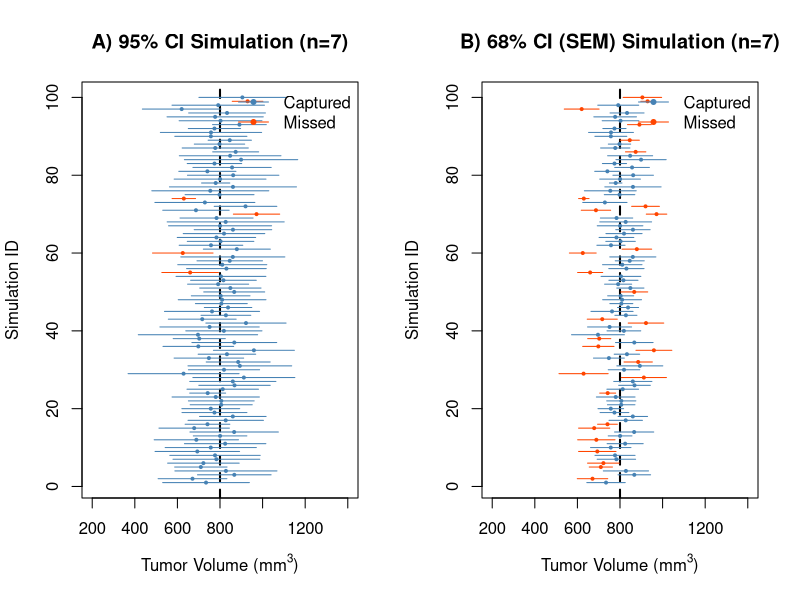

Here is the R script that generated this plot:
#-------------------------------------------------------------------------------
# TITLE: Fig6_final.R
# AUTHOR: Michael J. Marino, PhD
# DATE: 2026-04-20
# MANUSCRIPT: "A Robust Workflow for Exploratory Data Analysis and Outlier 
#   Management in Small-Sample Pharmacological Datasets" (Submitted)
#
# REPOSITORY: https://github.com/mjmarino-phd/pharmacology-small-sample-EDA
# 
# LICENSE: MIT License (c) 2026 Michael J. Marino
#   Permission is granted to use, modify, and distribute this code for any 
#   purpose, provided that the manuscript above is cited in any resulting 
#   publications or derivative works.
#
# DESCRIPTION: This script generates figure 6 from the manuscript and is 
#   annotated to provide a beginner friendly introduction to the R programming language.
#-------------------------------------------------------------------------------


# Clear environment: Prevents variables from previous projects 
# from interfering with your current analysis.
rm(list = ls())

# Tip for Publication: Journals usually require high-resolution TIFFs.
# The code below is a "file device." When active, R redirects the plot 
# from the screen directly to a high-quality file in your working directory.
# Remove the "#" in the line below and change the Figure file name as needed
# You will also need to remove the '#' from the last line of code in this file

# tiff("Figure6_Final.tif", width = 8, height = 4.5, units = "in", res = 300, compression = "lzw")

#--------------------Figure 6:  Visualizing Confidence Limits--------------------------



#--------------------FUNCTIONS--------------------

#-------------------------------------------------------------------------------
# FUNCTION: plot_caterpillar
# Purpose: Simulates multiple experiments to visualize Confidence Interval (CI) 
# coverage. It demonstrates that a CI is a property of the sampling procedure, 
# not a single experiment.
#
# Inputs: 
#   CI         : The confidence level (e.g., 0.95 for 95%).
#   n          : Sample size for each individual simulation.
#   mu_true    : The known population mean (the "truth" we are trying to capture).
#   sigma      : The population standard deviation.
#   n_sims     : The number of simulated experiments to stack.
#   main_title : Title for the plot.
#-------------------------------------------------------------------------------

plot_caterpillar <- function(CI,n,mu_true,sigma,n_sims,main_title) {
  set.seed(25)# Ensures the "random" simulation is reproducible for the paper.
  
  # Statistical Setup
  # We calculate the upper quantile (e.g., 0.975 for a 95% CI) to find the 
  # critical t-value. This accounts for the uncertainty in small sample sizes (df = n-1).
  quant <- (((1 - CI) / 2) + CI)
  t_crit <- qt(quant, df = n - 1)
  
  # The Simulation Loop
  # Pre-allocate vectors to store results (memory efficient R)
  means <- numeric(n_sims)
  lowers <- numeric(n_sims)
  uppers <- numeric(n_sims)

  for(i in 1:n_sims) {
    # Generate random sample from the theoretical population
    samp <- rnorm(n, mean = mu_true, sd = sigma)
    m <- mean(samp)
    se <- sd(samp) / sqrt(n)
    
    # Define the bounds of the interval using the t-distribution
    means[i] <- m
    lowers[i] <- m - t_crit * se
    uppers[i] <- m + t_crit * se
  }

  # Determine "Capture" status (Color Coding)
  # A 'capture' occurs only if the true mean (mu_true) lies between the lower 
  # and upper bounds of the sample's CI.
  # Blue (4) for capture, Orange-ish Red (2) for miss
  colors <- ifelse(lowers <= mu_true & uppers >= mu_true, "steelblue", "orangered")

  #Create the Visualization
  # Initialize an empty plot. The Y-axis represents each unique 'Simulation ID'.
  plot(NULL, xlim = c(200, 1400), ylim = c(1, n_sims), 
       xlab = expression("Tumor Volume (mm"^3*")"), ylab = "Simulation ID",
       main = main_title)

  # Add a vertical reference line for the ground truth population mean
  abline(v = mu_true, col = "black", lty = 2, lwd = 2)

  # Use segments() to draw the horizontal CI lines for every simulation
  # x0/x1 define the CI width; y0/y1 stack them vertically from 1 to n_sims.
  segments(x0 = lowers, y0 = 1:n_sims, x1 = uppers, y1 = 1:n_sims, col = colors)

  # Overlay the calculated mean for each experiment
  points(means, 1:n_sims, pch = 20, cex = 0.6, col = colors)

  # Add a legend
  legend("topright", legend = c("Captured", "Missed"), 
         col = c("steelblue", "orangered"), 
         lty = 1, 
         pch = 20, 
         bty = "n")
}

#--------------------End FUNCTIONS--------------------


# Set up for a 2-panel figure to compare different CIs
par(mfrow = c(1, 2))

#--------------------Figure 6A--------------------------------------------------
#Define Population and Simulation Parameters for 95% CIs

n       <- 7    # Small sample size, common in pilot studies.
mu_true <- 800  # The "Ground Truth" we want our CIs to capture.
sigma   <- 200  # The biological variability (Standard Deviation).
n_sims  <- 100  # We repeat the entire experiment 100 times.
CI      <- 0.95 # We want 95% confidence.

main_title <- 'A) 95% CI Simulation (n=7)'

# Execute the Simulation and Plot
# This calls our custom function which:
#  a) Generates random data
#  b) Calculates t-based CIs
#  c) Plots the 'Caterpillar' stack
plot_caterpillar(CI, n, mu_true, sigma, n_sims, main_title)


#--------------------Figure 6b--------------------------------------------------
#Define Population and Simulation Parameters for 68% (SEM) CIs

#Same logic as fig 6A
#Setup Parameters for 68% CI (SEM)
n <- 7
mu_true <- 800
sigma <- 200
n_sims <- 100
CI<-0.68
main_title<-'B) 68% CI (SEM) Simulation (n=7)'

plot_caterpillar(CI,n,mu_true,sigma,n_sims,main_title)


# Final step for high-quality export
# If you opened the tiff() device at the start of the script, 
# you MUST run dev.off() by removing the '#' below to finish writing the file and close it.
# dev.off()
